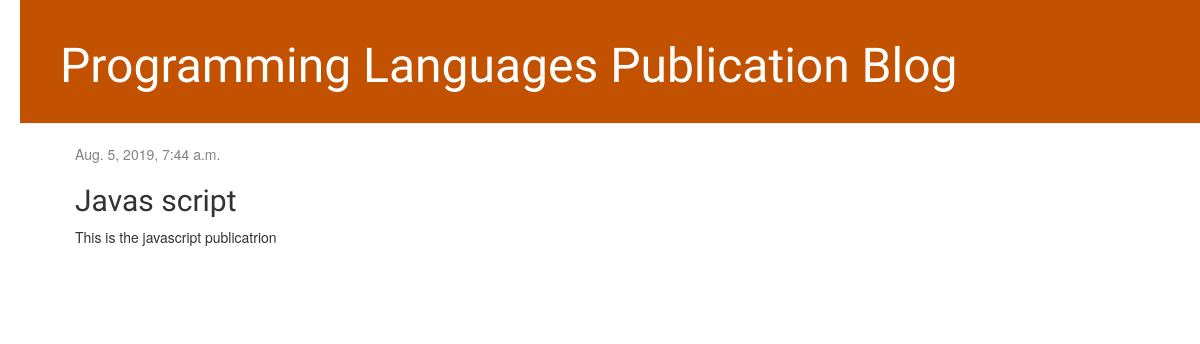
Page /post/4/ on the earlier database version.
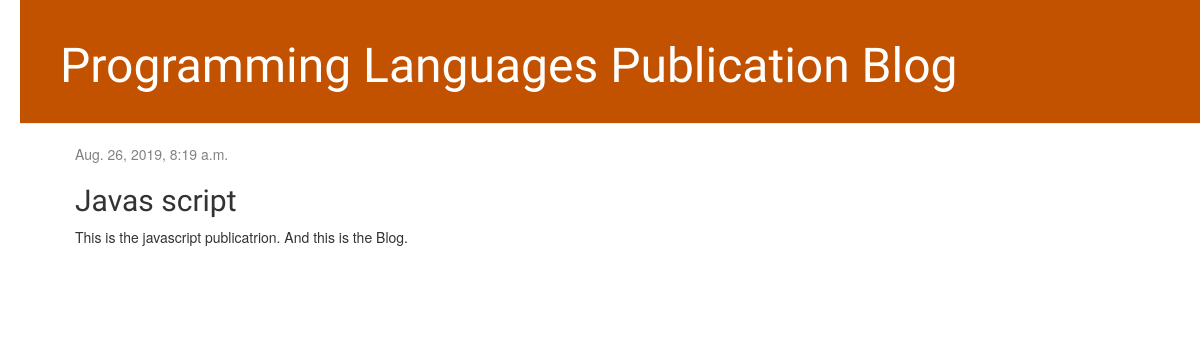
Same page on the later database version.
### blog/models.py (models this page shows, shortened)
class Post(models. Model):
    author = models.ForeignKey(settings.AUTH_USER_MODEL, on_delete=models.CASCADE)
    title = models.CharField(max_length=200)
    text = models.TextField()
    created_date=models.DateTimeField(default=timezone.now())
    publish_date=models.DateTimeField(blank=True,null=True)

### blog/views.py (the view)
# urls.py: path('post/<int:pk>/',views.post_detail,name='post_detail'),
def post_detail(request,pk):
    post=get_object_or_404(Post,pk=pk)
    return render(request, 'blog/post_detail.html', {'post': post})

### blog/templates/blog/post_detail.html (shortened to what this page needs)
{% extends 'blog/base.html' %}
{% block content %}
    <div class="post">
        {% if post.publish_date %}
            <div class="date">
                {{ post.publish_date }}
            </div>
        {% endif %}
        <h2>{{ post.title }}</h2>
        <p>{{ post.text|linebreaksbr }}</p>
    </div>
{% endblock %}

Differences in the rows shown:
changed Post "Javas script": publish_date "Aug. 5, 2019, 7:44 a.m." → "Aug. 26, 2019, 8:19 a.m."; text "This is the javascript publicatrion" → "This is the javascript publicatrion. And this is the Blog."
